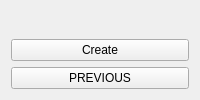
                <widget class="QWidget" name="F1_p8">
                 <layout class="QVBoxLayout" name="verticalLayout_18">
                  <item>
                   <layout class="QVBoxLayout" name="verticalLayout_17">
                    <item>
                     <widget class="QLabel" name="label_46">
                      <property name="font">
                       <font>
                        <pointsize>6</pointsize>
                       </font>
                      </property>
                      <property name="text">
                       <string/>
                      </property>
                      <property name="pixmap">
                       <pixmap resource="f1.qrc">:/newPrefix/ready.jpg</pixmap>
                      </property>
                      <property name="scaledContents">
                       <bool>true</bool>
                      </property>
                      <property name="alignment">
                       <set>Qt::AlignLeading|Qt::AlignLeft|Qt::AlignVCenter</set>
                      </property>
                     </widget>
                    </item>
                    <item>
                     <widget class="QPushButton" name="f1_create_button">
                      <property name="text">
                       <string>Create</string>
                      </property>
                     </widget>
                    </item>
                    <item>
                     <widget class="QPushButton" name="F8_PREVIOUS">
                      <property name="text">
                       <string>PREVIOUS</string>
                      </property>
                     </widget>
                    </item>
                   </layout>
                  </item>
                 </layout>
                </widget>
